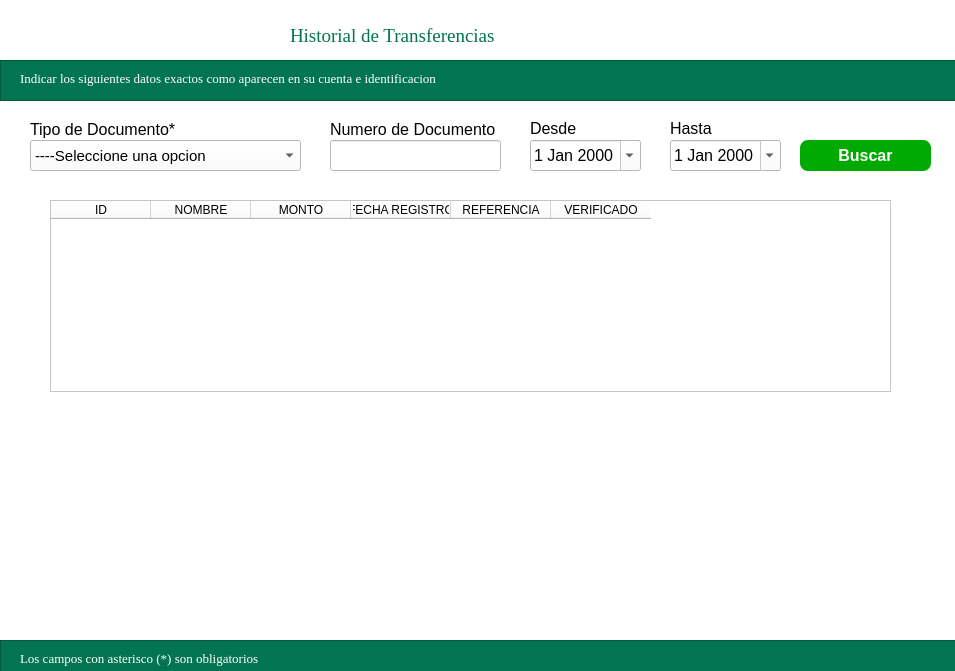
<?xml version="1.0" encoding="UTF-8"?>
<ui version="4.0">
 <class>Dialog</class>
 <widget class="QDialog" name="Dialog">
  <property name="windowModality">
   <enum>Qt::NonModal</enum>
  </property>
  <property name="geometry">
   <rect>
    <x>0</x>
    <y>0</y>
    <width>955</width>
    <height>671</height>
   </rect>
  </property>
  <property name="windowTitle">
   <string>Historial de Transferencias</string>
  </property>
  <property name="styleSheet">
   <string notr="true">background-color: rgb(255, 255, 255);</string>
  </property>
  <property name="modal">
   <bool>false</bool>
  </property>
  <widget class="QLabel" name="label">
   <property name="geometry">
    <rect>
     <x>10</x>
     <y>10</y>
     <width>221</width>
     <height>41</height>
    </rect>
   </property>
   <property name="text">
    <string/>
   </property>
   <property name="pixmap">
    <pixmap>../logo.jpg</pixmap>
   </property>
   <property name="scaledContents">
    <bool>true</bool>
   </property>
  </widget>
  <widget class="QLabel" name="label_4">
   <property name="geometry">
    <rect>
     <x>290</x>
     <y>20</y>
     <width>371</width>
     <height>31</height>
    </rect>
   </property>
   <property name="font">
    <font>
     <family>Georgia</family>
     <pointsize>14</pointsize>
     <bold>false</bold>
    </font>
   </property>
   <property name="styleSheet">
    <string notr="true">
color: rgb(2, 116, 80);</string>
   </property>
   <property name="text">
    <string>Historial de Transferencias</string>
   </property>
  </widget>
  <widget class="QComboBox" name="cbTipo">
   <property name="geometry">
    <rect>
     <x>30</x>
     <y>140</y>
     <width>271</width>
     <height>31</height>
    </rect>
   </property>
   <property name="font">
    <font>
     <pointsize>11</pointsize>
    </font>
   </property>
   <item>
    <property name="text">
     <string>----Seleccione una opcion</string>
    </property>
   </item>
   <item>
    <property name="text">
     <string>DNI - Documento Nacional de Identidad</string>
    </property>
   </item>
   <item>
    <property name="text">
     <string>PSS - Pasaporte</string>
    </property>
   </item>
   <item>
    <property name="text">
     <string>VISA</string>
    </property>
   </item>
  </widget>
  <widget class="QLineEdit" name="txtDocumento">
   <property name="geometry">
    <rect>
     <x>330</x>
     <y>140</y>
     <width>171</width>
     <height>31</height>
    </rect>
   </property>
   <property name="styleSheet">
    <string notr="true"/>
   </property>
   <property name="text">
    <string/>
   </property>
   <property name="echoMode">
    <enum>QLineEdit::Normal</enum>
   </property>
   <property name="placeholderText">
    <string/>
   </property>
  </widget>
  <widget class="QPushButton" name="btnBuscar">
   <property name="geometry">
    <rect>
     <x>800</x>
     <y>140</y>
     <width>131</width>
     <height>31</height>
    </rect>
   </property>
   <property name="font">
    <font>
     <family>Arial</family>
     <pointsize>12</pointsize>
     <bold>true</bold>
    </font>
   </property>
   <property name="cursor">
    <cursorShape>PointingHandCursor</cursorShape>
   </property>
   <property name="styleSheet">
    <string notr="true">background-color: rgb(0, 170, 0);
color: rgb(255, 255, 255);
border-radius:8px;</string>
   </property>
   <property name="text">
    <string>Buscar</string>
   </property>
  </widget>
  <widget class="QLabel" name="label_3">
   <property name="geometry">
    <rect>
     <x>330</x>
     <y>120</y>
     <width>181</width>
     <height>18</height>
    </rect>
   </property>
   <property name="font">
    <font>
     <family>Arial</family>
     <pointsize>12</pointsize>
     <bold>false</bold>
    </font>
   </property>
   <property name="text">
    <string>Numero de Documento</string>
   </property>
  </widget>
  <widget class="QLabel" name="label_5">
   <property name="geometry">
    <rect>
     <x>30</x>
     <y>120</y>
     <width>191</width>
     <height>18</height>
    </rect>
   </property>
   <property name="font">
    <font>
     <family>Arial</family>
     <pointsize>12</pointsize>
     <bold>false</bold>
    </font>
   </property>
   <property name="text">
    <string>Tipo de Documento*</string>
   </property>
  </widget>
  <widget class="QFrame" name="frame">
   <property name="geometry">
    <rect>
     <x>0</x>
     <y>60</y>
     <width>961</width>
     <height>41</height>
    </rect>
   </property>
   <property name="styleSheet">
    <string notr="true">background-color: rgb(2, 116, 80);</string>
   </property>
   <property name="frameShape">
    <enum>QFrame::StyledPanel</enum>
   </property>
   <property name="frameShadow">
    <enum>QFrame::Raised</enum>
   </property>
   <widget class="QLabel" name="label_15">
    <property name="geometry">
     <rect>
      <x>20</x>
      <y>10</y>
      <width>601</width>
      <height>16</height>
     </rect>
    </property>
    <property name="font">
     <font>
      <family>Georgia</family>
      <pointsize>10</pointsize>
      <bold>false</bold>
     </font>
    </property>
    <property name="styleSheet">
     <string notr="true">
color: rgb(255, 255, 255);
background-color: rgb(2, 116, 80);</string>
    </property>
    <property name="text">
     <string>Indicar los siguientes datos exactos como aparecen en su cuenta e identificacion</string>
    </property>
   </widget>
  </widget>
  <widget class="QFrame" name="frame_2">
   <property name="geometry">
    <rect>
     <x>0</x>
     <y>640</y>
     <width>961</width>
     <height>41</height>
    </rect>
   </property>
   <property name="styleSheet">
    <string notr="true">background-color: rgb(2, 116, 80);</string>
   </property>
   <property name="frameShape">
    <enum>QFrame::StyledPanel</enum>
   </property>
   <property name="frameShadow">
    <enum>QFrame::Raised</enum>
   </property>
   <widget class="QLabel" name="label_16">
    <property name="geometry">
     <rect>
      <x>20</x>
      <y>10</y>
      <width>601</width>
      <height>16</height>
     </rect>
    </property>
    <property name="font">
     <font>
      <family>Georgia</family>
      <pointsize>10</pointsize>
      <bold>false</bold>
     </font>
    </property>
    <property name="styleSheet">
     <string notr="true">
color: rgb(255, 255, 255);
background-color: rgb(2, 116, 80);</string>
    </property>
    <property name="text">
     <string>Los campos con asterisco (*) son obligatorios</string>
    </property>
   </widget>
  </widget>
  <widget class="QDateEdit" name="txtHasta">
   <property name="geometry">
    <rect>
     <x>670</x>
     <y>140</y>
     <width>111</width>
     <height>31</height>
    </rect>
   </property>
   <property name="font">
    <font>
     <family>Arial</family>
     <pointsize>12</pointsize>
     <italic>false</italic>
     <bold>false</bold>
    </font>
   </property>
   <property name="cursor">
    <cursorShape>PointingHandCursor</cursorShape>
   </property>
   <property name="currentSection">
    <enum>QDateTimeEdit::DaySection</enum>
   </property>
   <property name="calendarPopup">
    <bool>true</bool>
   </property>
  </widget>
  <widget class="QLabel" name="label_13">
   <property name="geometry">
    <rect>
     <x>670</x>
     <y>120</y>
     <width>81</width>
     <height>16</height>
    </rect>
   </property>
   <property name="font">
    <font>
     <family>Arial</family>
     <pointsize>12</pointsize>
     <bold>false</bold>
    </font>
   </property>
   <property name="text">
    <string>Hasta</string>
   </property>
  </widget>
  <widget class="QDateEdit" name="txtDesde">
   <property name="geometry">
    <rect>
     <x>530</x>
     <y>140</y>
     <width>111</width>
     <height>31</height>
    </rect>
   </property>
   <property name="font">
    <font>
     <family>Arial</family>
     <pointsize>12</pointsize>
     <italic>false</italic>
     <bold>false</bold>
    </font>
   </property>
   <property name="cursor">
    <cursorShape>PointingHandCursor</cursorShape>
   </property>
   <property name="currentSection">
    <enum>QDateTimeEdit::DaySection</enum>
   </property>
   <property name="calendarPopup">
    <bool>true</bool>
   </property>
  </widget>
  <widget class="QLabel" name="label_14">
   <property name="geometry">
    <rect>
     <x>530</x>
     <y>120</y>
     <width>81</width>
     <height>16</height>
    </rect>
   </property>
   <property name="font">
    <font>
     <family>Arial</family>
     <pointsize>12</pointsize>
     <bold>false</bold>
    </font>
   </property>
   <property name="text">
    <string>Desde</string>
   </property>
  </widget>
  <widget class="QTableWidget" name="tblHistorial">
   <property name="geometry">
    <rect>
     <x>50</x>
     <y>200</y>
     <width>841</width>
     <height>192</height>
    </rect>
   </property>
   <column>
    <property name="text">
     <string>ID</string>
    </property>
   </column>
   <column>
    <property name="text">
     <string>NOMBRE</string>
    </property>
   </column>
   <column>
    <property name="text">
     <string>MONTO</string>
    </property>
   </column>
   <column>
    <property name="text">
     <string>FECHA REGISTRO</string>
    </property>
   </column>
   <column>
    <property name="text">
     <string>REFERENCIA</string>
    </property>
   </column>
   <column>
    <property name="text">
     <string>VERIFICADO</string>
    </property>
   </column>
  </widget>
 </widget>
 <resources/>
 <connections/>
</ui>
